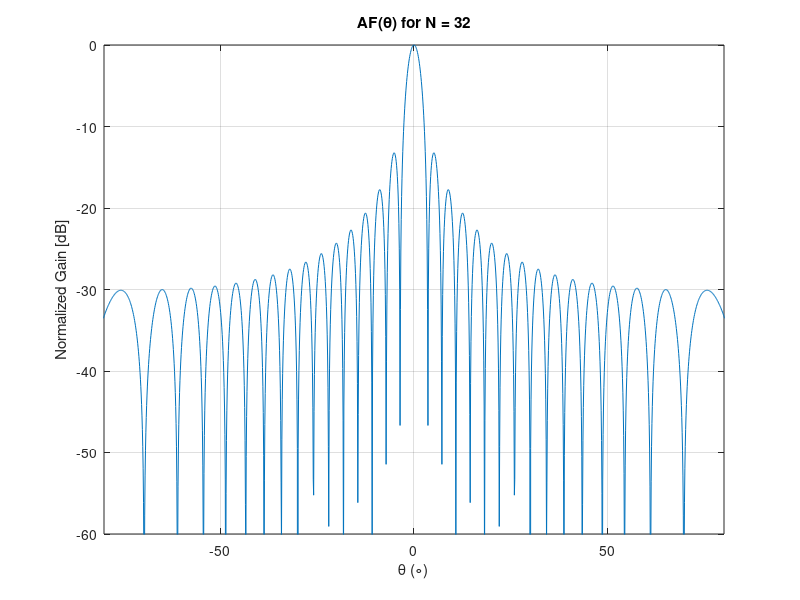

Source code (MATLAB): (Note: this script raises an error after producing the figure.)
% Sergio Mendez Vargo
% ECE-300 Electromagnetism
% Final Project
% Phased array antennas

%% @verbatim 
% In this script, we plot the array factor AF(theta) of an N-element
% phased-array antenna using the Series expression under different 
% conditions:
%       Part 1.1 - Boresight Direction Beam (Sperical Coordinates)
%       Part 1.2 - Boresight Direction Beam (Sine Space Coordinates)
%       Part 2 - Beam steered 45 deg of boresight
%       Part 3 - Electronically Beam Steering Animation
%       Part 4 - Grating Lobes: d_max calculations and visualization 
% @endverbatim

%% Wrokspace variables
% range of azimuth angle (phi) and elevation (theta)
dtheta = 0.1;   %1 degree (in rad)
theta = -90:dtheta:90;      %range of theta (-90 to 90 degrees)
theta_rad = deg2rad(theta); %theta in rads
dphi = 2*dtheta;
phi = -180:dphi:180;        %range of phi (-180 degrees)
phi_rad = deg2rad(phi);     %phi in rads

N = 32;             %number of elements
freq = 10e9;        %10 GHz
c = 3e8;            %m/sec speed of light
lambda = c/freq;    %wavelength (m)
k = 2*pi/lambda;    %wavenumber (rad/m)
d = lambda/2;       %element spacing (m)

close all           %clear all figures
clc                 %clear command window

%% Part 1 -- Array Factor AF(theta) with Uniform Weighting Functions
A_o = 1;               %Standard element excitation
A_n_uni = A_o.*ones(1,N);  %element excitation weights

gamma = k*d*sin(theta_rad); %phase difference between adjacent elements @ boresight

EF_sum_uni = A_n_uni(1).*exp( 1j*(1).* gamma);   %Element Field Factor @ n = 1

for n = 2:length(A_n_uni)
    el_factor = A_n_uni(n).*exp( 1j*n.* gamma);  %Element Field Factor @ n
    EF_sum_uni = EF_sum_uni + el_factor;         %Total Field Factor @ n
end

AF_uni = abs(EF_sum_uni).^2;          %Array Factor (AF)
AF_uni_nor = AF_uni./max(AF_uni);     %AF normalized 
AF_uni_nor_dB = 10*log10(AF_uni_nor); %AF normalized in [dB] 

figure
plot(theta, AF_uni_nor_dB);
grid on
xlabel('\theta (\circ)')
ylabel('Normalized Gain [dB]')
axis([-80 80 -60 0])
title(' AF(\theta) for N = 32 ')

figure
polarplot(theta_rad, AF_uni_nor_dB);
thetalim([-90 90])
rlim([-80 0])
ax = gca;
ax.ThetaDir = 'clockwise';
ax.ThetaZeroLocation = 'top';
title(' AF(\theta) for N = 32 ');

figure
plot(1:N, A_n_uni, "b-o");
grid on
xlabel(' Element Number')
ylabel('Normalized Amplitude Weight (V/V_{max})')
axis([0 33 0 1.2])
title(' Uniform Weight Distribution ')

%% Part 2 -- AF(theta) w/ Non-uniform weighting functions

% 2.1 Hanning Weights
elem = 1:N;     %individual elements
A_n_hann = 0.5.*(1 - cos(2*pi.*((elem)./(N - 1))));  %Weights

gamma = k*d*sin(theta_rad); %gamma = pi.*sin(theta);

EF_sum_hann = A_n_hann(1).*exp( 1j*(1).* gamma); %Element Field Factor @ n = 1

for n = 2:length(A_n_hann)
    el_factor = A_n_hann(n).*exp( 1j*n.* gamma);  %Element Field Factor @ n
    EF_sum_hann = EF_sum_hann + el_factor;             %Total Field Factor @ n
end

AF_hann = abs(EF_sum_hann).^2;          %Array Factor (AF)
AF_hann_nor = AF_hann./max(AF_hann);    %AF normalized 
AF_hann_nor_dB = 10*log10(AF_hann_nor); %AF normalized in [dB] 

figure
plot(theta, AF_hann_nor_dB, "r");
grid on
xlabel('\theta (\circ)')
ylabel('Normalized Gain [dB]')
axis([-80 80 -60 0])
title(' AF(\theta) for N = 32 ')

figure
polarplot(theta_rad, AF_hann_nor_dB, "r");
thetalim([-90 90])
rlim([-80 0])
ax = gca;
ax.ThetaDir = 'clockwise';
ax.ThetaZeroLocation = 'top';
title(' AF(\theta) for N = 32 ');

figure
plot(1:N, A_n_hann, "r-o");
grid on
xlabel(' Element Number')
ylabel('Normalized Amplitude Weight (V/V_{max})')
axis([0 33 0 1.2])
title(' Hanning Weight Distribution ')

% 2.2 Taylor Weights
elem = 1:N;     %individual elements
A_n_tay = taylorwin(N, 6, -40); %Side Lobe (SL) 

gamma = k*d*sin(theta_rad); %gamma = pi.*sin(theta);

EF_sum_tay = A_n_tay(1).*exp( 1j*(1).* gamma); %Element Field Factor @ n = 1

for n = 2:length(A_n_hann)
    el_factor = A_n_tay(n).*exp( 1j*n.* gamma);  %Element Field Factor @ n
    EF_sum_tay = EF_sum_tay + el_factor;             %Total Field Factor @ n
end

AF_tay = abs(EF_sum_tay).^2;          %Array Factor (AF)
AF_tay_nor = AF_tay./max(AF_tay);     %AF normalized 
AF_tay_nor_dB = 10*log10(AF_tay_nor); %AF normalized in [dB] 

figure
plot(theta, AF_tay_nor_dB, "k");
grid on
xlabel('\theta (\circ)')
ylabel('Normalized Gain [dB]')
axis([-80 80 -60 0])
title(' AF(\theta) for N = 32 ')

figure
polarplot(theta_rad, AF_tay_nor_dB, "k");
thetalim([-90 90])
rlim([-80 0])
ax = gca;
ax.ThetaDir = 'clockwise';
ax.ThetaZeroLocation = 'top';
title(' AF(\theta) for N = 32 ');

figure
plot(1:N, A_n_tay./max(A_n_tay), "k-o");
grid on
xlabel(' Element Number')
ylabel('Normalized Amplitude Weight (V/V_{max})')
axis([0 33 0 1.2])
title(' Taylor Weight Distribution ')

figure
hold on
plot(theta, AF_uni_nor_dB, "b")
plot(theta, AF_hann_nor_dB, "r")
plot(theta, AF_tay_nor_dB, "k");
hold off
grid on
xlabel('\theta (\circ)')
ylabel('Normalized Gain [dB]')
axis([-5 5 -5 0])
legend('Uniform', 'Hanning', 'Taylor')
title(' Beamwidth Comparison ')

figure
hold on
plot(theta, AF_uni_nor_dB, "b")
plot(theta, AF_hann_nor_dB, "r")
plot(theta, AF_tay_nor_dB, "k");
hold off
grid on
xlabel('\theta (\circ)')
ylabel('Normalized Gain [dB]')
axis([-80 80 -60 0])
legend('Uniform', 'Hanning', 'Taylor')
title(' Pattern Comparison ')

figure
hold on
plot(1:N, A_n_uni, "b-o");
plot(1:N, A_n_hann, "r-o");
plot(1:N, A_n_tay./max(A_n_tay), "k-o");
grid on
xlabel(' Element Number')
ylabel('Normalized Amplitude Weight (V/V_{max})')
axis([0 33 0 1.2])
legend('Uniform', 'Hanning', 'Taylor')
title(' Weight Distributions ')




